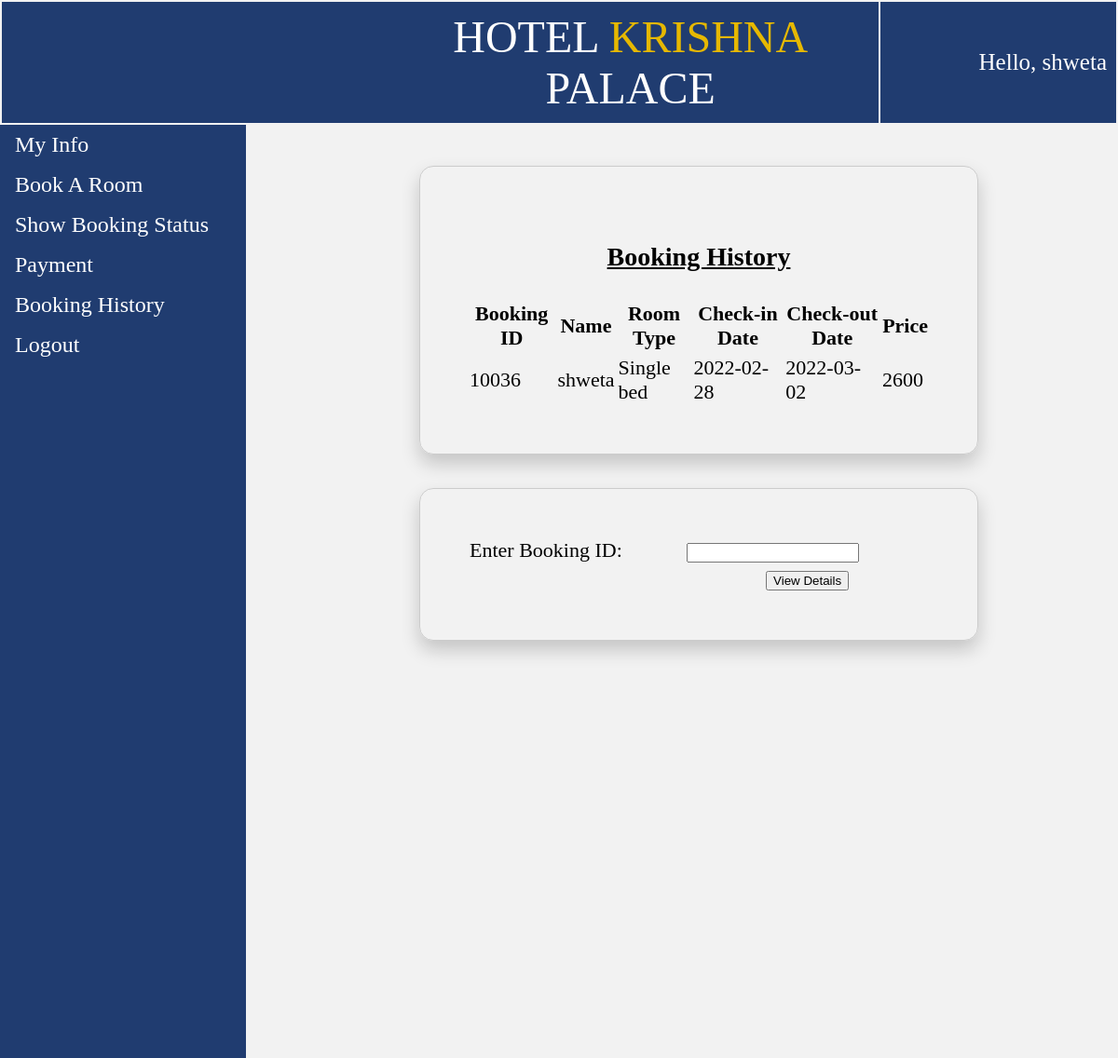
The app's page /user_booking_history.php with its own data.
### tables this page shows
CREATE TABLE `temp_session` (
  `phone` int(11) NOT NULL,
  `password` varchar(20) NOT NULL,
  `name` varchar(20) NOT NULL,
  `email` varchar(30) NOT NULL,
  `idproof` varchar(20) NOT NULL,
  `dob` date NOT NULL
);

CREATE TABLE `booked_hist` (
  `phone` int(11) NOT NULL,
  `name` varchar(20) NOT NULL,
  `idproof` varchar(20) NOT NULL,
  `room_type` varchar(20) NOT NULL,
  `checkin` date NOT NULL,
  `checkout` date NOT NULL,
  `days` int(11) NOT NULL,
  `ac` varchar(5) NOT NULL,
  `breakfast` varchar(5) NOT NULL,
  `lunch` varchar(5) NOT NULL,
  `snacks` varchar(5) NOT NULL,
  `dinner` varchar(5) NOT NULL,
  `swimming` varchar(5) NOT NULL,
  `price` int(11) NOT NULL,
  `book_id` int(11) NOT NULL
);

### user_booking_history.php (the view, shortened to what this page needs)
<!DOCTYPE html>
<html>
<head>
</head>
<body>
	<?php
		$conn = new mysqli("localhost","root","", "iwp");
		$sql = "SELECT * from temp_session";
		$result=mysqli_query($conn, $sql);
		$row=mysqli_fetch_row($result); ?>
	<table style="width: 100%;">
		<tr>
		<td id="td1" style="padding: 10px; font-size: 48px;padding-left: 35%;">HOTEL <p style="color: #e6b800; display: inline;">KRISHNA</p> PALACE</td>
			<td id="td1" style="font-size: 25px; text-align: right;">Hello, <?php echo $row[2]; ?></td>
		</tr>
	</table>
	<ul>
		<li><a href="user_view.php">My Info</a></li>
		<li><a href="bookroom.php">Book A Room</a></li>
		<li><a href="user_room_status.php">Show Booking Status</a></li>
		<li><a href="user_payment.php">Payment</a></li>
		<li><a href="user_booking_history.php">Booking History</a></li>
		<li><a href="index.php">Logout</a></li>
	</ul>
	<div style="margin-left:25%;padding:1px 16px;height:1000px;">
			<table class="basic_box">
				<tr>
					<td colspan="6"><p style="font-size: 28px; text-align: center; text-decoration: underline;"><b>Booking History</b></p>
				</td>
				<tr>
					<th>Booking ID</th>
					<th>Name</th>
					<th>Room Type</th>
					<th>Check-in Date</th>
					<th>Check-out Date</th>
					<th>Price</th>
				</tr>
				<tr>
				<?php
					$phone = $row[0];
					$id = $row[4];
					$sql1 = "SELECT * from booked_hist";
					if ($result=mysqli_query($conn,$sql1))
				  	{
				  		while ($row=mysqli_fetch_row($result))
				    	{
				    		if($row[0]==$phone && $row[2]==$id)
				    		{
				    		?>
				    		<td><?php echo $row[14]; ?></td>
				   			<td><?php echo $row[1]; ?></td>
				   			<td><?php echo $row[3]; ?></td>
				   			<td><?php echo $row[4]; ?></td>
				    		<td><?php echo $row[5]; ?></td>
				    		<td><?php echo $row[13]; } ?></td>
				</tr><?php
				    	}
				    }?>
			</table><br><br>
			<table class="basic_box">
				<tr>
					<td colspan="1">Enter Booking ID:</td>
					<td colspan="2">
						<form action="user_room_history.php" method="post">
							<input type="number" name="book_id">
					</td>
				</tr>
				<tr>
					<td></td>
					<td style="text-align: center;"><button type="submit">View Details</button></td></form>
				</tr>
			</table>
	</div>
</body>
</html>

### user_booking_history.php (style rules this page uses)
body { margin: 0; background: #f2f2f2; }
table { font-size: 22px; }
#td1 { background-color: rgba(09,41,98,0.9); color: white; border: 10px; margin-top: -10px; padding: 10px; text-align: center; }
.basic_box { border: 1px solid #ccc; border-radius: 15px; margin: auto; width: 600px; padding: 50px; box-shadow: 0 10px 20px rgba(0,0,0,0.19); }
ul { list-style-type: none; margin: 0; padding: 0; width: 22%; font-size: 24px; background-color: rgba(09,41,98,0.9); text-decoration: none; position: fixed; height: 100%; overflow: auto; }
li { color: white; }
li a { display: block; color: white; padding: 8px 16px; text-decoration: none; }

### records on screen
temp_session: name "shweta"
booked_hist: book "10036", name "shweta", room_type "Single bed", checkin "2022-02-28", checkout "2022-03-02", price "2600"
